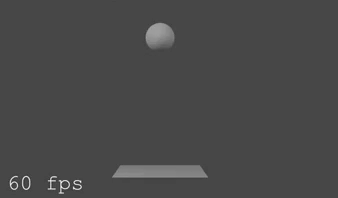
#> input picture frame 1 of vidd.mp4, 338 x 198 px
$ jupyter execute active_contour.ipynb
#> lines starting #> are read from the running program, lines starting #| are printed output that depends on the picture; after the words box and inside, x2 and y2 are one past the last pixel; in counts of white or black regions, pixels touching at a corner belong together
#> further down, prev_frame1 is the input picture: shape (198, 338, 3); min 48, max 248, mean 72.9
[cell 1]
import cv2
import numpy as np
from skimage.filters import gaussian
from skimage.segmentation import active_contour
import matplotlib.pyplot as plt

[cell 2]
# Initialize default parameter values

alpha = 0.008
beta = 40
gamma = 0.001
iterations = 10000
b = 10
n = 2
t = 10
a = 0.1
k = np.arange(230, 250, 1)
kernel = np.ones((5, 5), dtype=np.uint8)
structuring_element = np.array([[1, 1, 1],
                                [1,  0,  1],
                                [1, 1, 1]], dtype=np.uint8)

mov_file_path = 'vidd.mp4'
print(k)

[cell 3]
def apply_snakes_model(image):
    global alpha, beta, gamma, iterations

    # Convert the image to grayscale
    gray_image = cv2.cvtColor(image, cv2.COLOR_BGR2GRAY)
    height, width = gray_image.shape
#> height = 198; width = 338

    t = np.arange(0, 2*np.pi, 0.02)
    x = width*4/8+ 70*np.cos(t)
    y = height*2/10+ 70*np.sin(t)

    init = np.array([y, x]).T

    snake = active_contour(gaussian(gray_image, 1, preserve_range=False),
                    init, alpha=alpha, beta=beta, gamma=gamma, max_num_iter=iterations)
#> snake = 315 pairs, first value 20.71 to 48.72, second value 144.7 to 175.6
    return snake
def create_empty_frame(height, width):
    blank_image = np.zeros((height, width), dtype=np.uint8)
    return blank_image

[cell 4]
try:
    video = cv2.VideoCapture(mov_file_path)
except Exception as e:
    print(f'Error reading file: {e}')

total_frames = int(video.get(cv2.CAP_PROP_FRAME_COUNT))
#frame_index = total_frames-116
frame_index = 1
video.set(cv2.CAP_PROP_POS_FRAMES, frame_index)

ret, prev_frame1 = video.read()
plt.imshow(prev_frame1)

[cell 5]
contour = apply_snakes_model(prev_frame1)
#> contour has the same summary as snake in apply_snakes_model
prev_frame = cv2.cvtColor(prev_frame1, cv2.COLOR_BGR2GRAY)
img_with_contour = prev_frame.copy()
contour = np.array(contour, dtype=np.int32)[:, ::-1]
#> contour = 315 pairs, first value 144 to 175, second value 20 to 48
contour = contour.reshape(-1, 1, 2)
#> contour = contour of 315 points, box (x1, y1, x2, y2) (144, 20, 176, 49), area 619
C = create_empty_frame(prev_frame.shape[0], prev_frame.shape[1])

cv2.drawContours(C, contour, -1, (255, 255, 255), 2)
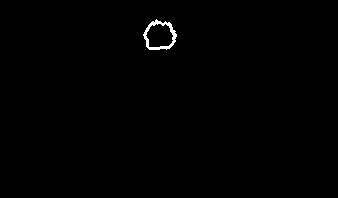
#> C: shape (198, 338); 0.44% white; 1 white region, box (x1, y1, x2, y2) and area: (143, 19, 177, 50) 296
cv2.drawContours(img_with_contour, contour, -1, (255, 255, 255), 2)
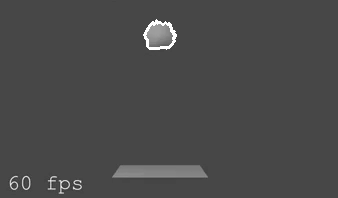
#> img_with_contour: shape (198, 338); min 48, max 255, mean 73.6
plt.imshow(C)

[cell 6]
frame_index2 = frame_index+1
video.set(cv2.CAP_PROP_POS_FRAMES, frame_index2)
ret, frame = video.read()

frame = cv2.cvtColor(frame, cv2.COLOR_BGR2GRAY)
#> frame: shape (198, 338)
plt.imshow(frame, cmap='gray')

[cell 7]
# Perform frame subtraction
O = cv2.absdiff(frame, prev_frame)
plt.imshow(O, cmap='gray')

[cell 8]
overlapping_image = cv2.max(O , C)
plt.imshow(overlapping_image, cmap='gray')

[cell 9]
fig, ax = plt.subplots(len(k), figsize=(30,30))
i=0
overlapping_image2 = overlapping_image.copy()


for ki in k:
    ret, x_inside = cv2.threshold(C, 254, 255, cv2.THRESH_BINARY)

    diff = cv2.subtract(C, O, mask=x_inside)
    # [5 lines of commented-out code are left out]


    ret, mask = cv2.threshold(diff, ki, 255, cv2.THRESH_BINARY_INV)
    mask = mask & x_inside

    #dilated[mask] = 255
    #dilated[~mask] = 0

    dilated = cv2.dilate(mask, kernel, iterations=1)
    newC = C.copy()
    newC = cv2.max(newC , dilated)
    ax[i].imshow(newC)
    i+=1
#> this loop made 20 passes
#> pass 1, `dilated = cv2.dilate(mask, kernel, iterations=1)`:
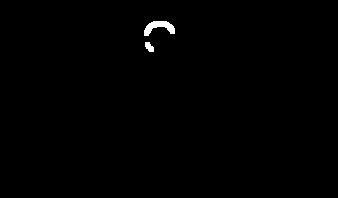
#> dilated: shape (198, 338); 0.46% white; 2 white regions, box (x1, y1, x2, y2) and area: (144, 21, 175, 36) 243, (145, 42, 154, 52) 63
#> after the loop:
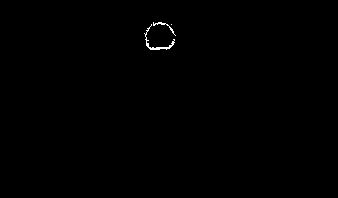
#> mask: shape (198, 338); 0.24% white in thin lines or dots, all inside (x1, y1, x2, y2) = (144, 22, 176, 50)
#> after the loop, i = 20
    #overlapping_image2  = cv2.max(overlapping_image2, dilated)
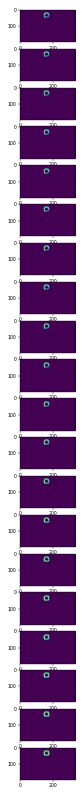
#> figure drawn by matplotlib, 20 panels

[cell 10]
plt.imshow(newC, cmap='gray')
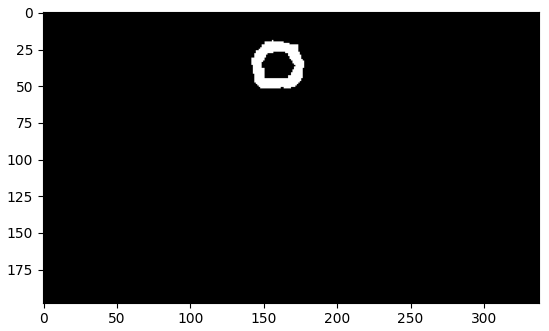
#> figure drawn by matplotlib, 1 panel

[cell 11]
fig, ax = plt.subplots(3, figsize=(10,10))
eroded_frame = cv2.erode(frame, kernel, iterations=1)
differential_image = (frame - eroded_frame)
_, binarized_image = cv2.threshold(differential_image, b, 255, cv2.THRESH_BINARY)
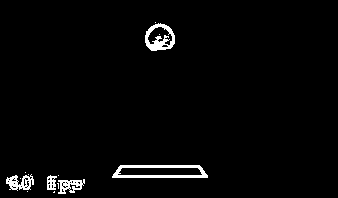
#> binarized_image: shape (198, 338); 2.4% white; 14 white regions (9 under 20 px), largest, box (x1, y1, x2, y2) and area: (112, 165, 208, 178) 598, (145, 23, 175, 51) 419, (6, 174, 34, 191) 254, (58, 179, 85, 194) 224, (47, 175, 57, 190) 104
ax[0].imshow(eroded_frame, cmap='gray')
ax[1].imshow(differential_image, cmap='gray')
ax[2].imshow(binarized_image, cmap='gray')

[cell 12]
distance_image = binarized_image.copy()

for _ in range(n):
    distance_image = cv2.dilate(distance_image, structuring_element)
#> this loop made 2 passes
#> pass 2, `distance_image = cv2.dilate(distance_image, structuring_element)`:
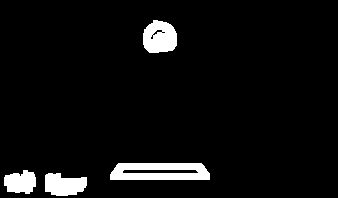
#> distance_image: shape (198, 338); 5.4% white; 4 white regions
plt.imshow(distance_image, cmap='gray')

[cell 13]
def get_contour_edge_pixels(contour_image):
    # Find contours in the contour image
    contours, _ = cv2.findContours(contour_image, cv2.RETR_LIST, cv2.CHAIN_APPROX_NONE)
#> contours = 2 contours; box (x1, y1, x2, y2) and area: (142, 19, 178, 52) 910, (148, 26, 173, 46) 354
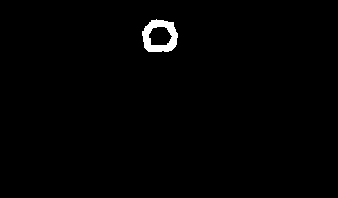
#> contour_image: shape (198, 338); 0.96% white; 1 white region, box (x1, y1, x2, y2) and area: (142, 19, 178, 52) 643

    # Extract the edge pixels from the contour
    edge_pixels = []
    for contour in contours:
        for point in contour:
            x, y = point[0]
            edge_pixels.append((x, y))
#> after the loop, edge_pixels = 173 pairs, first value 142 to 177, second value 19 to 51

    return np.array(edge_pixels)

[cell 14]
edge_pixels = get_contour_edge_pixels(newC)
print(edge_pixels.shape)
#| (173, 2)

edge_pixels = edge_pixels.reshape(-1, 1, 2)
#> edge_pixels = contour of 173 points, box (x1, y1, x2, y2) (142, 19, 178, 52), area 548

EP = create_empty_frame(prev_frame.shape[0], prev_frame.shape[1])

cv2.drawContours(EP, edge_pixels, -1, (255, 255, 255), 1)
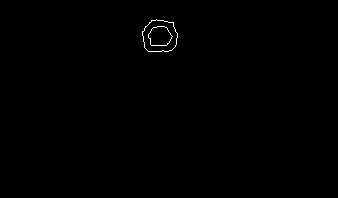
#> EP: shape (198, 338); 0.26% white in thin lines or dots, all inside (x1, y1, x2, y2) = (142, 19, 178, 52)
plt.imshow(EP)

[cell 15]
plt.imshow(newC)

[cell 16]
def calculate_edge_energy(contour_image, distance_image, x_e):
    neighborhood = np.array([[1, 1, 1],
                            [1, 0, 1],
                            [1, 1, 1]])  # 3x3 neighborhood

    S_x_e = np.argwhere(neighborhood == 1) + x_e
    #S_x_e = S_x_e.reshape(-1, 2)
    print(S_x_e.shape)

    N_S_x_e = len(S_x_e)
    print(N_S_x_e)
    total = 0
    for x_ei in S_x_e:
        totalSub = 0
        for neighbor in x_ei:
            totalSub += contour_image[neighbor[1], neighbor[0]].astype(np.int32) - distance_image[neighbor[1], neighbor[0]].astype(np.int32)
        total += totalSub
    #edge_energy = np.sum((contour_image[S_x_e] - distance_image[S_x_e])) / N_S_x_e

    return total

[cell 17]
edge = edge_pixels
#> edge has the same summary as edge_pixels
print(distance_image.shape)
#| (198, 338)

Eedge = calculate_edge_energy(newC, distance_image, edge)
#| (173, 8, 2)
#> in calculate_edge_energy, `N_S_x_e = len(S_x_e)`: N_S_x_e = 173
#| 173
#> the loop in calculate_edge_energy, `for x_ei in S_x_e:` made 173 passes
#> total on passes 1 to 3: -1785, -3060, -4335
#> after the loop in calculate_edge_energy, `for x_ei in S_x_e:`: total = -11985
#> Eedge = -11985
print(Eedge)
#| -11985


eroded_temp = cv2.erode(newC, kernel, iterations=1)
edge_pixels_temp = get_contour_edge_pixels(eroded_temp)
#> in get_contour_edge_pixels (call 2), `contours, _ = cv2.findContours(contour_image, cv2.RETR_LIST, cv2.CHAIN..`: contours = 2 contours; box (x1, y1, x2, y2) and area: (144, 22, 176, 50) 658, (146, 24, 175, 48) 542
#> the loop in get_contour_edge_pixels (call 2), `for contour in contours:` made 2 passes
#> edge_pixels_temp = 173 pairs, first value 144 to 175, second value 22 to 49
edge_pixels_temp = edge_pixels_temp.reshape(-1, 1, 2)
#> edge_pixels_temp = contour of 173 points, box (x1, y1, x2, y2) (144, 22, 176, 50), area 112
print("TEMP", edge_pixels_temp.shape)
#| TEMP (173, 1, 2)

Eedge_star = calculate_edge_energy(eroded_temp, distance_image, edge_pixels_temp)
#| (173, 8, 2)
#| 173
#> the loop in calculate_edge_energy (call 2), `for x_ei in S_x_e:` made 173 passes
#> Eedge_star = -159375
print(Eedge_star)
#| -159375

[cell 18]
histBefore = cv2.calcHist([prev_frame], [0], C, [256], [0, 256])
#> histBefore = 256 values, max 23 at index 71, min 0 at index 0, mean 1.16
print(prev_frame.shape)
#| (198, 338)
Cedge = get_contour_edge_pixels(C)
#> in get_contour_edge_pixels (call 3), `contours, _ = cv2.findContours(contour_image, cv2.RETR_LIST, cv2.CHAIN..`: contours = 2 contours; box (x1, y1, x2, y2) and area: (143, 19, 177, 50) 728, (145, 23, 174, 48) 518
#> Cedge = 172 pairs, first value 143 to 176, second value 19 to 49
Ehist = 0
for e in Cedge:
    for ti in range(-t, t):
        Ehist += histBefore[prev_frame[e[1], e[0]]+ti]
#> this loop made 172 passes
#> e on passes 1 to 3: [155, 24], [156, 23], [157, 24]
#> after the loop, Ehist = [14885]
Ehist
#> Out = [14885]

[cell 19]
histBefore = cv2.calcHist([frame], [0], newC, [256], [0, 256])
#> histBefore = 256 values, max 139 at index 71, min 0 at index 0, mean 2.51
print(prev_frame.shape)
#| (198, 338)
Cedge = get_contour_edge_pixels(newC)
#> in get_contour_edge_pixels (call 4), `contours, _ = cv2.findContours(contour_image, cv2.RETR_LIST, cv2.CHAIN..`: contours = 2 contours; box (x1, y1, x2, y2) and area: (142, 19, 178, 52) 910, (148, 26, 173, 46) 354
#> Cedge = 173 pairs, first value 142 to 177, second value 19 to 51
Ehist_star = 0
for e in Cedge:
    for ti in range(-t, t):
        Ehist_star += histBefore[prev_frame[e[1], e[0]]+ti]
#> this loop made 173 passes
#> e on passes 1 to 3: [156, 27], [157, 26], [158, 26]
#> after the loop, Ehist_star = [38334]
Ehist_star
#> Out = [38334]

[cell 20]
print(Ehist_star/Ehist>1)
#| [ True]
print(Eedge_star/Eedge< 1+alpha)
#| False
